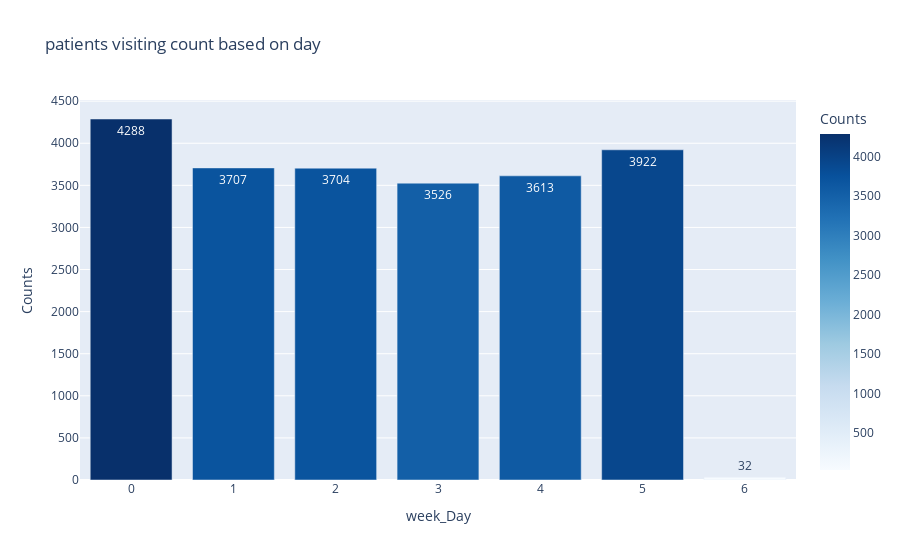

The cell this chart's notebook holds for it:
### Code cell
import plotly.express as px
counts = data['day_of_week'].value_counts()

counts_df_brand = pd.DataFrame({'week_Day':counts.index,'Counts':counts.values})
px.bar(data_frame=counts_df_brand,
 x='week_Day',
 y='Counts',
 color='Counts',
 color_continuous_scale='blues',
 text_auto=True,
 title=f'patients visiting count based on day')

### Figure 1 — Plotly figure (JSON) as saved in the notebook; plotly's stock layout.template omitted (floating-point values rounded to 4 significant figures)
{"data": [{"alignmentgroup": "True", "hovertemplate": "week_Day=%{x}<br>Counts=%{marker.color}<extra></extra>", "legendgroup": "", "marker": {"color": [4288, 3922, 3707, 3704, 3613, 3526, 32], "coloraxis": "coloraxis", "pattern": {"shape": ""}}, "name": "", "offsetgroup": "", "orientation": "v", "showlegend": false, "textposition": "auto", "texttemplate": "%{y}", "type": "bar", "x": [0, 5, 1, 2, 4, 3, 6], "xaxis": "x", "y": [4288, 3922, 3707, 3704, 3613, 3526, 32], "yaxis": "y"}], "layout": {"barmode": "relative", "coloraxis": {"colorbar": {"title": {"text": "Counts"}}, "colorscale": [[0, "rgb(247,251,255)"], [0.125, "rgb(222,235,247)"], [0.25, "rgb(198,219,239)"], [0.375, "rgb(158,202,225)"], [0.5, "rgb(107,174,214)"], [0.625, "rgb(66,146,198)"], [0.75, "rgb(33,113,181)"], [0.875, "rgb(8,81,156)"], [1, "rgb(8,48,107)"]]}, "legend": {"tracegroupgap": 0}, "title": {"text": "patients visiting count based on day"}, "xaxis": {"anchor": "y", "domain": [0, 1], "title": {"text": "week_Day"}}, "yaxis": {"anchor": "x", "domain": [0, 1], "title": {"text": "Counts"}}}}
